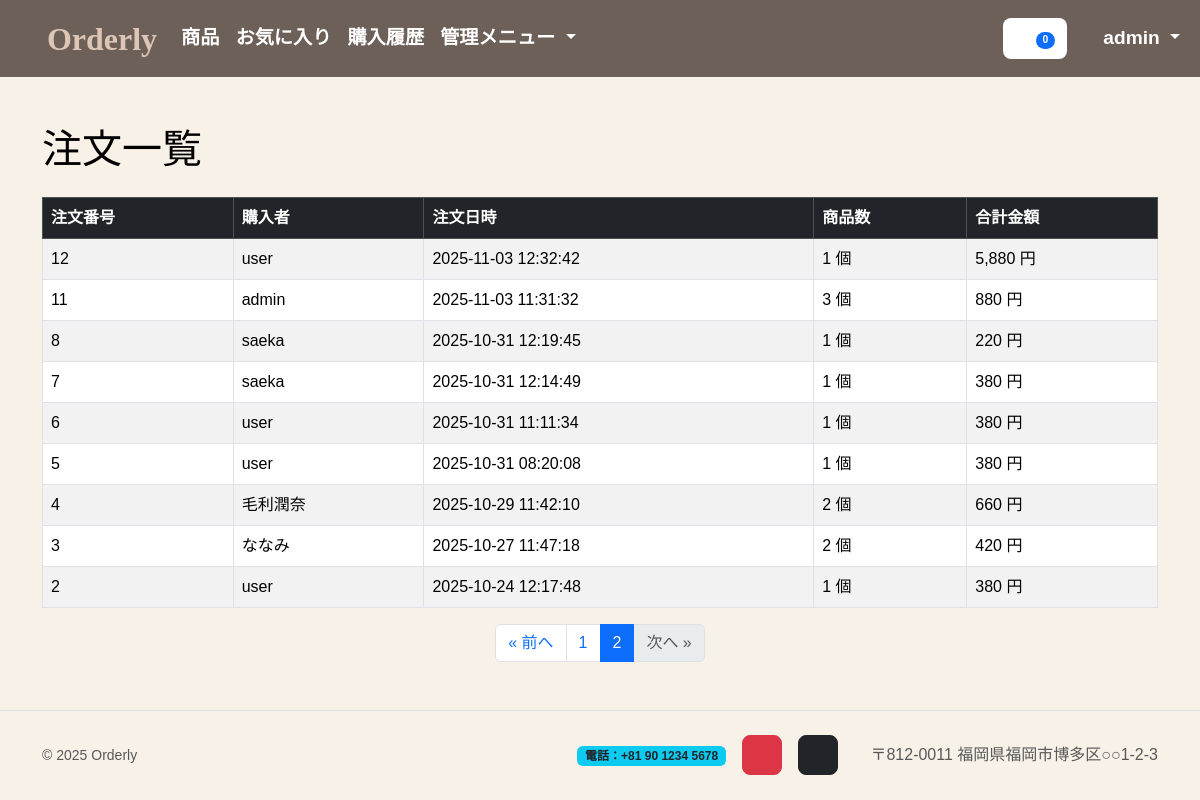
The page /sales-details.php?page=2 (signed in) on the database its author committed.
### tables this page shows
CREATE TABLE `purchase` (
    `id` int NOT NULL,
    `customer_id` int NOT NULL,
    `created_at` datetime NOT NULL DEFAULT CURRENT_TIMESTAMP
);

CREATE TABLE `customer` (
    `id` int NOT NULL,
    `name` varchar(100) NOT NULL,
    `address` varchar(200) NOT NULL,
    `login` varchar(100) NOT NULL,
    `role` varchar(20) NOT NULL DEFAULT 'user',
    `password` varchar(255) NOT NULL,
    `created_at` datetime NOT NULL DEFAULT CURRENT_TIMESTAMP
);

### app.php (called while the page is built, shortened)
<?php
function e(string $s): string
{
    return htmlspecialchars($s, ENT_QUOTES, 'UTF-8');
}

### sales-details.php (the view, shortened to what this page needs)
<?php
require_once 'app.php';
require_once 'header.php';
$pdo = db();
$perPage = 20;
$page = isset($_GET['page']) ? max(1, (int)$_GET['page']) : 1;
$offset = ($page - 1) * $perPage;
$totalSql = "SELECT COUNT(*) FROM purchase";
$totalOrders = (int)$pdo->query($totalSql)->fetchColumn();
$totalPages = max(1, (int)ceil($totalOrders / $perPage));
$sql = "
SELECT
    p.id AS purchase_id,
    p.created_at,
    c.name AS customer_name,
    COUNT(pd.product_id) AS item_count,
    SUM(pd.count * pr.price) AS total_amount
FROM purchase p
JOIN customer c ON c.id = p.customer_id
JOIN purchase_detail pd ON p.id = pd.purchase_id
JOIN product pr ON pr.id = pd.product_id
GROUP BY p.id, p.created_at, c.name
ORDER BY p.id DESC
LIMIT :limit OFFSET :offset
";
$st = $pdo->prepare($sql);
$st->bindValue(':limit', $perPage, PDO::PARAM_INT);
$st->bindValue(':offset', $offset, PDO::PARAM_INT);
$st->execute();
$orders = $st->fetchAll();
?>
<div class="container mt-5">
    <h1 class="mb-4">注文一覧</h1>
    <table class="table table-bordered table-striped">
        <thead class="table-dark">
            <tr>
                <th>注文番号</th>
                <th>購入者</th>
                <th>注文日時</th>
                <th>商品数</th>
                <th>合計金額</th>
            </tr>
        </thead>
        <tbody>
            <?php foreach ($orders as $o): ?>
                <tr>
                    <td><?= e($o['purchase_id']) ?></td>
                    <td><?= e($o['customer_name']) ?></td>
                    <td><?= e($o['created_at']) ?></td>
                    <td><?= number_format($o['item_count']) ?> 個</td>
                    <td><?= number_format($o['total_amount']) ?> 円</td>
                </tr>
            <?php endforeach; ?>
        </tbody>
    </table>
    <nav>
        <ul class="pagination justify-content-center mt-3">
            <li class="page-item <?= $page <= 1 ? 'disabled' : '' ?>">
                <a class="page-link" href="?page=<?= $page - 1 ?>">« 前へ</a>
            </li>
            <?php for ($i = 1; $i <= $totalPages; $i++): ?>
                <li class="page-item <?= $i == $page ? 'active' : '' ?>">
                    <a class="page-link" href="?page=<?= $i ?>"><?= $i ?></a>
                </li>
            <?php endfor; ?>
            <li class="page-item <?= $page >= $totalPages ? 'disabled' : '' ?>">
                <a class="page-link" href="?page=<?= $page + 1 ?>">次へ »</a>
            </li>
        </ul>
    </nav>
</div>
<?php require_once 'footer.php'; ?>

### header.php (style rules this page uses)
body { margin: 0; padding: 0; font-family: 'Noto Sans JP', sans-serif; background-color: #F8F1E7; color: #000000ff; }
a { color: inherit; text-decoration: none; }

### rows shown on the page
purchase: id "12", customer.name "user", created_at "2025-11-03 12:32:42", item_count "1", total_amount "5,880"
purchase: id "11", customer.name "admin", created_at "2025-11-03 11:31:32", item_count "3", total_amount "880"
purchase: id "8", customer.name "saeka", created_at "2025-10-31 12:19:45", item_count "1", total_amount "220"
purchase: id "7", customer.name "saeka", created_at "2025-10-31 12:14:49", item_count "1", total_amount "380"
purchase: id "6", customer.name "user", created_at "2025-10-31 11:11:34", item_count "1", total_amount "380"
purchase: id "5", customer.name "user", created_at "2025-10-31 08:20:08", item_count "1", total_amount "380"
purchase: id "4", customer.name "毛利潤奈", created_at "2025-10-29 11:42:10", item_count "2", total_amount "660"
purchase: id "3", customer.name "ななみ", created_at "2025-10-27 11:47:18", item_count "2", total_amount "420"
purchase: id "2", customer.name "user", created_at "2025-10-24 12:17:48", item_count "1", total_amount "380"

### other values the page prints
cart_count() "0"
$me['name'] "admin"
